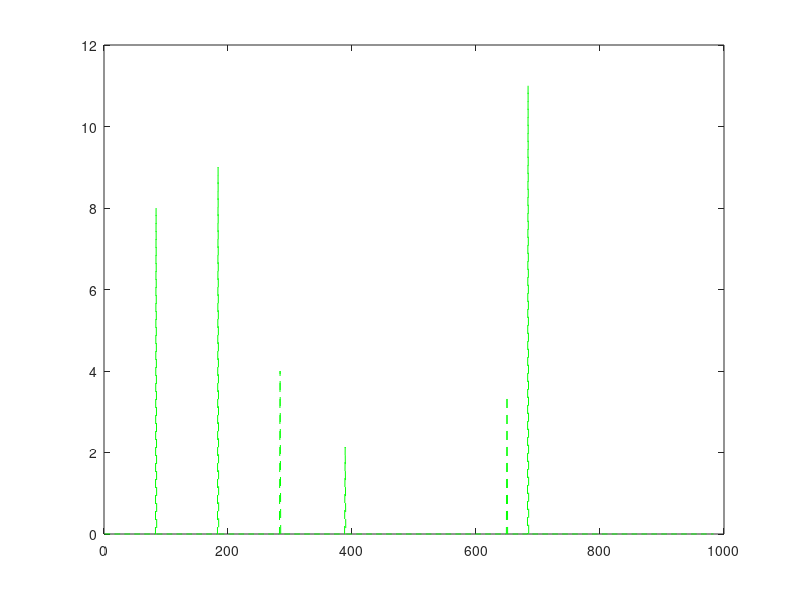
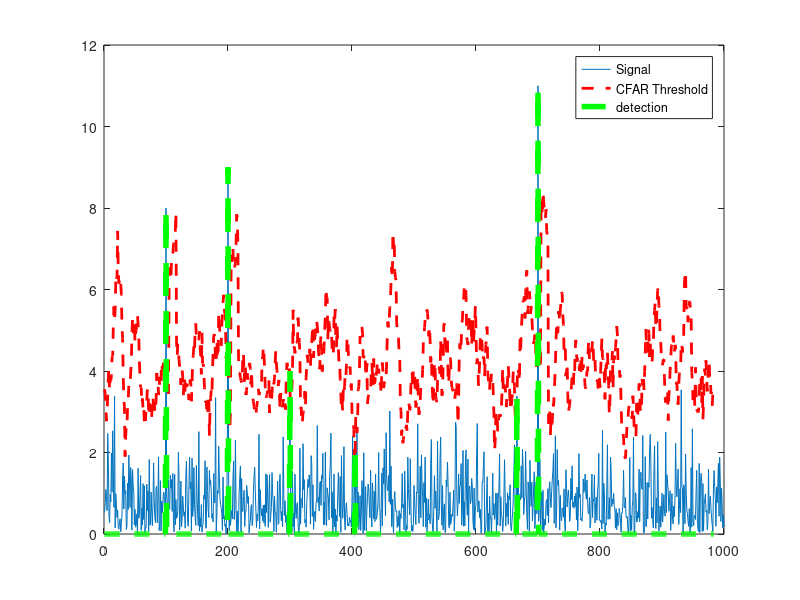

Write the MATLAB code that produced these figures, in order.
% Implement 1D CFAR using lagging cells on the given noise and target scenario.

% Close and delete all currently open figures
close all;
clear all;

% Data_points
Ns = 1000;

% Generate random noise
s=abs(randn(Ns,1));

%Targets location. Assigning bin 100, 200, 300 and 700 as Targets with the amplitudes of 8, 9, 4, 11.
s([100 ,200, 300, 700])=[8 9 4 11];

%plot the output
plot(s);

% TODO: Apply CFAR to detect the targets by filtering the noise.

% 1. Define the following:
% 1a. Training Cells
T=12;
% 1b. Guard Cells 
G=4;
% Offset : Adding room above noise threshold for desired SNR 
offset=5;

% Vector to hold threshold values 
threshold_cfar = [];

%Vector to hold final signal after thresholding
signal_cfar = [];

% 2. Slide window across the signal length
for i = 1:(Ns-(G+T+1))     

    % 2. - 5. Determine the noise threshold by measuring it within the training cells
    noise_level = sum(s(i:i+T-1));
    
    % 6. Measuring the signal within the CUT
    threshold = (noise_level/T)*offset;
    threshold_cfar = [threshold_cfar, {threshold}];
    
    signal = s(i+T+G);
    % 8. Filter the signal above the threshold
    
    if (signal<threshold)
        signal=0;
    end
    signal_cfar = [signal_cfar, {signal}];
end




% plot the filtered signal
plot (cell2mat(signal_cfar),'g--');

% plot original sig, threshold and filtered signal within the same figure.
figure,plot(s);
hold on,plot(cell2mat(circshift(threshold_cfar,T+G)),'r--','LineWidth',2)
hold on, plot (cell2mat(circshift(signal_cfar,(T+G))),'g--','LineWidth',4);
legend('Signal','CFAR Threshold','detection')